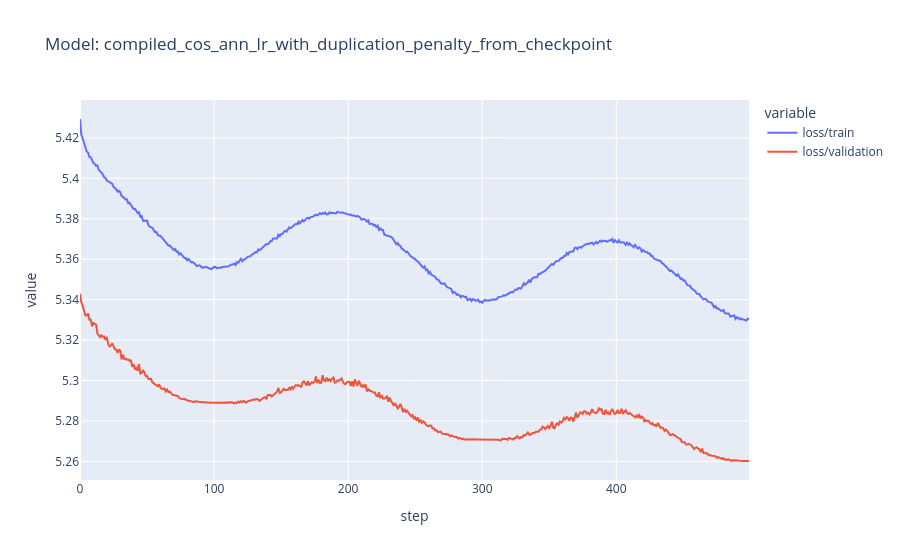

Source (notebook cell):
### Markdown cell above
These metrics also seem slightly worse that the previous run. It is possible that the model needs to train further since the validation loss is still decreasing in the last few epochs. I did not want to waste away the learning from this training run so I added support for model to be able to start training from a checkpoint. 

```diff
$ git --no-pager diff 5411b7d65be81e67a5db140f5deebf9548f67e9d model_train.py
diff --git a/movielens-ntp/model_train.py b/movielens-ntp/model_train.py
index 2e8e0c5..99b0861 100644
--- a/movielens-ntp/model_train.py
+++ b/movielens-ntp/model_train.py
@@ -1,4 +1,5 @@
 import os
+from typing import Optional
 import click
 from movielens_transformer import MovieLensTransformer, MovieLensTransformerConfig
 from torch.utils.data import DataLoader, Dataset
@@ -103,7 +104,7 @@ def get_model_config(config: dict, dataset: Dataset) -> MovieLensTransformerConf
     return model_config
 
 
-def run_model_training(config: dict, penalize_duplicates: bool = False):
+def run_model_training(config: dict, penalize_duplicates: bool = False, checkpoint: Optional[str] = None):
     torch.set_float32_matmul_precision("high")
 
     device = config["trainer_config"]["device"]
@@ -122,7 +123,11 @@ def run_model_training(config: dict, penalize_duplicates: bool = False):
 
     model = MovieLensTransformer(config=model_config)
 
-    init_weights(model)
+    if not checkpoint:
+        init_weights(model)
+    else:
+        model.load_state_dict(torch.load(checkpoint))
+    
     model.to(device)
 
     criterion = DedupCrossEntropyLoss(
@@ -238,9 +243,10 @@ def run_model_training(config: dict, penalize_duplicates: bool = False):
     is_flag=True,
     help="penalize duplicates in the output token",
 )
-def main(config_file: str, penalize_duplicates: bool):
+@click.option("--checkpoint", help="checkpoint filename", required=False)
+def main(config_file: str, penalize_duplicates: bool, checkpoint: Optional[str] = None):
     config = load_config(config_file)
-    run_model_training(config, penalize_duplicates)
+    run_model_training(config, penalize_duplicates, checkpoint)

```

Let's look at its loss metrics after running training run from the checkpoint.

```shell
$ python model_train.py --config_file=./training_config.yaml --penalize-duplicates --checkpoint=models/model_500e_4098_32_32_4_4_compiled_cos_ann_lr.pth
```

### Code cell
model_file = (
    "./models/model_500e_4098_32_32_4_4_compiled_cos_ann_lr_from_checkpoint.pth"
)
tb_file = "./models/events.out.tfevents.1725330223.kapilsh-dev-big.1178851.0"
model_name = "compiled_cos_ann_lr_with_duplication_penalty_from_checkpoint"
metrics = read_tensorboard_logs(tb_file)
metrics_by_run = metrics.groupby(["step", "tag"]).mean().unstack()["value"]
metrics_by_run.columns.name = None
fig = px.line(metrics_by_run, title=f"Model: {model_name}")
fig.show()

### Figure 1 — Plotly figure (JSON) as saved in the notebook; plotly's stock layout.template omitted (floating-point values rounded to 4 significant figures; data arrays with more than 128 entries replaced by an {"elided": "..."} marker saying what was removed)
{"data": [{"hovertemplate": "variable=loss/train<br>step=%{x}<br>value=%{y}<extra></extra>", "legendgroup": "loss/train", "line": {"color": "#636efa", "dash": "solid"}, "marker": {"symbol": "circle"}, "mode": "lines", "name": "loss/train", "orientation": "v", "showlegend": true, "type": "scatter", "x": {"elided": "500 int values"}, "xaxis": "x", "y": {"elided": "500 float values"}, "yaxis": "y"}, {"hovertemplate": "variable=loss/validation<br>step=%{x}<br>value=%{y}<extra></extra>", "legendgroup": "loss/validation", "line": {"color": "#EF553B", "dash": "solid"}, "marker": {"symbol": "circle"}, "mode": "lines", "name": "loss/validation", "orientation": "v", "showlegend": true, "type": "scatter", "x": {"elided": "500 int values"}, "xaxis": "x", "y": {"elided": "500 float values"}, "yaxis": "y"}], "layout": {"legend": {"title": {"text": "variable"}, "tracegroupgap": 0}, "title": {"text": "Model: compiled_cos_ann_lr_with_duplication_penalty_from_checkpoint"}, "xaxis": {"anchor": "y", "domain": [0, 1], "title": {"text": "step"}}, "yaxis": {"anchor": "x", "domain": [0, 1], "title": {"text": "value"}}}}
